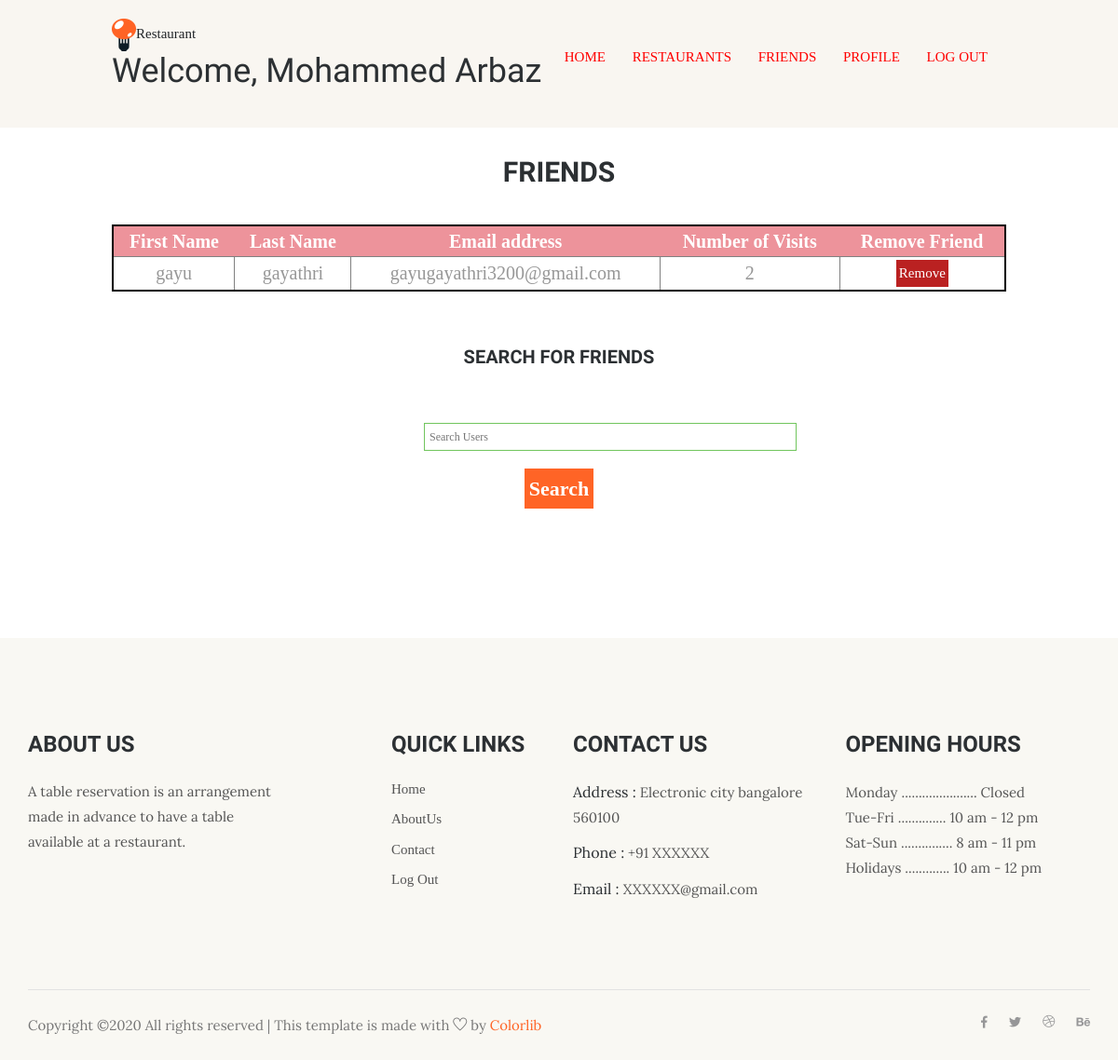
Page /restaurant/friends/30/ (signed in) on the committed database.
### restaurant/models.py (models this page shows, shortened)
class Guest(models.Model):
    user = models.OneToOneField(User, on_delete=models.CASCADE)
    address = models.CharField(max_length=200, null=True, blank=True)

### restaurant/views.py (the view)
# urls.py: url(r'^friends/(?P<guest_id>[0-9]+)/$', views.friends, name='friends'),
@login_required(login_url='/')
def friends(request, guest_id):
    this_guest = get_object_or_404(Guest, pk=guest_id)
    friends_list = get_friends_list(this_guest)
    number_of_visits = []
    right_now = timezone.now()
    for ff in friends_list:
        number = len(Visit.objects.filter(guest=ff).filter(confirmed=True).filter(ending_time__lte=right_now))
        number_of_visits.append(number)
    friends_send = zip(friends_list, number_of_visits)
    return render(request, 'restaurant/friends.html', context={
        'guest': this_guest,
        'friends': friends_send
    })

### restaurant/views.py (called while the page is built)
def get_friends_list(this_guest):
    friendship_user = Friendship.objects.filter(user=this_guest)
    friendship_friend = Friendship.objects.filter(friend=this_guest)
    friends_list = []
    for f in friendship_user:
        friend = f.friend
        if friend not in friends_list:
            friends_list.append(friend)
    for f in friendship_friend:
        friend = f.user
        if friend not in friends_list:
            friends_list.append(friend)
    return friends_list

### restaurant/templates/restaurant/friends.html (shortened to what this page needs)
<!DOCTYPE html>
<html>
<head>
    {% load static %}
<link rel="stylesheet" href="{% static 'restaurant/layout1.css' %}" type="text/css">
	{% include 'restaurant/snippets/header.html' %}
</head>
<body>
<div class="wrapper row1">
  <header id="header" class="clear">
    <div id="hgroup">
      <a class="wrapper row1"><img src="{% static 'restaurant/img/favicon.png' %}" alt="logo">Restaurant</a>
	  <h1>Welcome, {{ user.get_full_name }}</h1>
    </div>
    <nav>
      <ul>
          <li><a href="{% url 'restaurant:guest' guest.id %}">Home</a></li>
          <li><a href="{% url 'restaurant:restaurantlist' guest.id %}">Restaurants</a></li>
          <li><a href="{% url 'restaurant:friends' guest.id %}">Friends</a></li>
          <li><a href="{% url 'restaurant:profile' guest.id %}">Profile</a></li>
          <li class="last"><a href="{% url 'restaurant:logout' %}">Log Out</a></li>
      </ul>
    </nav>
  </header>
</div>
<div class="wrapper row2">
  <div id="container" class="clear">
    <section id="slider" class="clear">
        <h1>Friends</h1>
        <br />
        <br />
        <table id="visits" class="sortable">
            <thead>
                <th>First Name</th>
                <th>Last Name</th>
                <th>Email address</th>
                <th>Number of Visits</th>
                <th>Remove Friend</th>
            </thead>
            {% for friend, visits in friends %}
                <tr>
                    <td>{{ friend.user.first_name }}</td>
                    <td>{{ friend.user.last_name }}</td>
                    <td>{{ friend.user.email }}</td>
                    <td>{{ visits }}</td>
                    <td><a href="{% url 'restaurant:disconnect' guest.id friend.id %}"><button id="delete">Remove</button></a></td>
                </tr>
            {% endfor %}
        </table>
        <br />
        <br />
        <br />
        <h2>Search for friends</h2>
        <br />
        <br />
        <form action="{% url 'restaurant:search' guest.id %}" method="post" class="menu_item">
              <br />
              <input id = "name" name = "name" type="text" required placeholder="Search Users">
              <br />
              <input type="submit" id = "sf_submit" value="Search">
              <br />
        </form>
        <br />
        <br />
    </section>
  </div>
</div>
   {% include 'restaurant/snippets/footer.html' %}
</body>
</html>

### restaurant/static/restaurant/layout1.css (style rules this page uses)
html { overflow-y:scroll; }
body { margin:0; padding:0; font-size:13px; font-family:Georgia, "Times New Roman", Times, serif; color:#919191; background-color:white; }
.clear:after { content:"."; display:block; height:0; clear:both; visibility:hidden; line-height:0; }
.clear { display:block; clear:both; }
a { outline:none; text-decoration:none; }
img { margin:0; padding:0; border:none; line-height:normal; vertical-align:middle; }
address, article, aside, figcaption, figure, footer, header, nav, section { display:block; margin:0; padding:0; }
div.wrapper { display:block; width:100%; margin:0; padding:0; text-align:left; }
.row1, .row1 a { color:#212529;font-size:15px; background-color:#F9F6F1; }
.row2 { color:#979797; }
.row2 a { color:#FF9900; }
#header, #container, #footer { display:block; width:960px; margin:0 auto; }
nav ul { margin:0; padding:0; list-style:none; }
h1, h2, h4, h5, h6 { margin:0; padding:0; font-size:16px; font-weight:bold; font-style:normal; line-height:normal; text-transform:uppercase; }
form, fieldset, legend { margin:0; padding:0; border:none; }
input, textarea, select { font-size:12px; font-family:Georgia,"Times New Roman",Times,serif; }
#header { padding:20px 0; }
#header #hgroup { float:left; margin:0 0 20px 0; }
#header #hgroup h1, #header #hgroup h2 { font-weight:normal; text-transform:none; }
#header #hgroup h1 { font-size:36px; }
#header nav { display:block; float:right; margin:10px 0 0 0; padding:20px 0; color:#FFFFFF; background-color:#f9f6f1; }
#header nav ul { padding:0 20px; }
#header nav li { display:inline; margin-right:25px; text-transform:uppercase; }
#header nav li.last { margin-right:0; }
#header nav li a { color:red; ; }
#container { padding:30px 0; }
#container section { display:block; width:100%; margin:0 0 50px 0; padding:0; }
#container #slider form { display: block; width: 290px; float: none; margin: auto; padding: 0; }
#container #slider form input { display: block; float: both; width: 400px; margin: auto; padding: 5px;border:1px solid #71c55d }
#container #slider form #sf_submit { display: block; float: both; margin:auto; width: auto; font-size: 22px; font-weight: bold; color:#FFFFFF; background-color:#ff6426; border: none; cursor: pointer; }
#container h1 { display: block; float: none; margin: auto; font-size: 30px; font-weight: bold; text-align: center; }
#container h2 { display: block; float: none; margin: auto; font-size: 20px; font-weight: bold; text-align: center; }
#container #delete { display: block; float: none; margin: auto; font-size: 15px; color: #FFFFFF; background-color: #BA2121; border: 2px solid; cursor: pointer; padding: 3px; }
table#visits { margin-left: auto; margin-right: auto; width: 100%; border: 2px solid black; border-radius: 5px; text-align: center; font-size: 20px; }
table#visits th { color: #FFFFFF; background-color:#ed939b; }
table#visits td { border-left: 1px solid grey; border-right: 1px solid grey; border-top: 1px solid grey; }

### rows in the picture
Guest: user.first_name "gayu", user.last_name "gayathri", user.email "gayugayathri3200@gmail.com", visits "2"

### other values in the picture
{{ user.get_full_name }} "Mohammed Arbaz"
